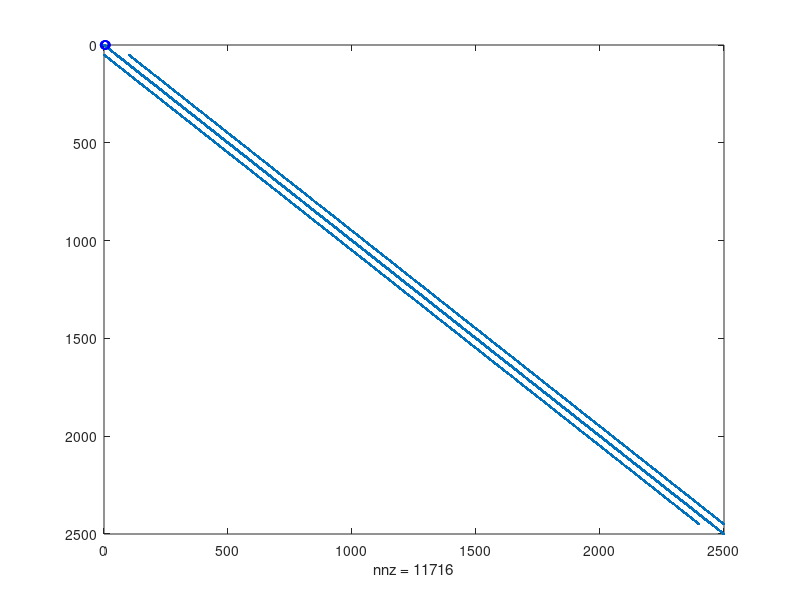
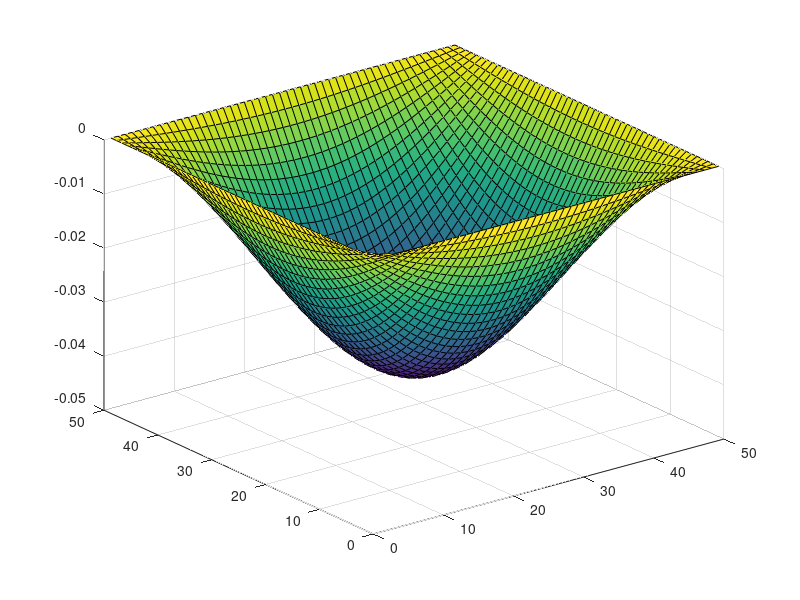
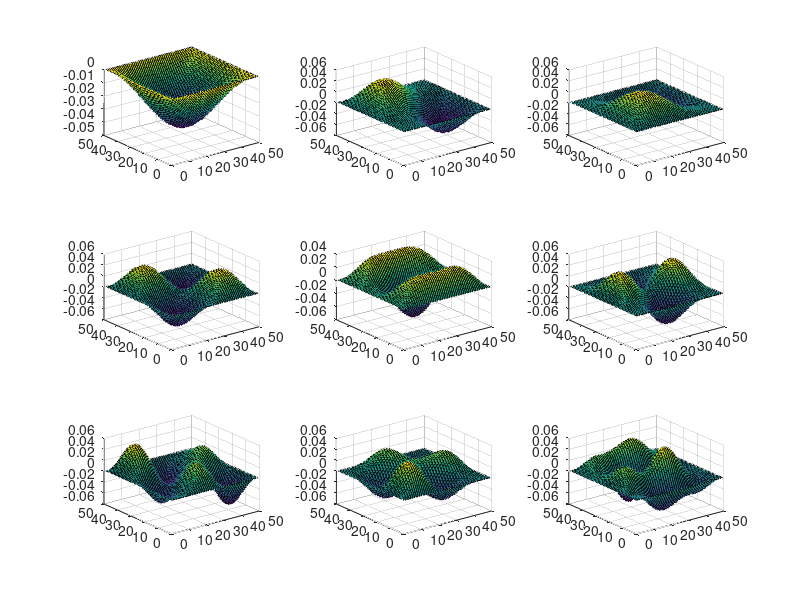

Write the MATLAB code that produced these figures, in order.
%equal conditions i)
nx = 50;
ny = 50;

%unequal conditions viii)
% nx = 50;
% ny = 5;

V = zeros(nx,ny);
G = sparse(nx*ny,nx*ny);

% dx = 1;
% dy = 1;

for i = 1:nx
    for j = 1:ny
        n = j + (i-1)*ny; %mapping equation
        
        %messup = 1; %when ON, messes up G matrix diagonal (change to -2)
        messup = 0;
            
        if i == 1 || i == nx || j == 1 || j == ny %boundary conditions
            G(n,n) = 1; %sparse function sets everything to 0 so we don't have to explicitly say G(n,:) = 0;
                        
        elseif i > 10 && i < 20 && j > 10 && j < 20 && messup == 1 
            G(n,n) = -2;
            
        else
            nxm = j + ((i-1)-1)*ny; %(i-1,j)
            nxp = j + ((i+1)-1)*ny; %(i+1,j)
            nym = (j-1) + (i-1)*ny; %(i,j-1)
            nyp = (j+1) + (i-1)*ny; %(i,j+1)
            
            G(n,n) = -4;
            G(n,nxm) = 1;
            G(n,nxp) = 1;
            G(n,nym) = 1;
            G(n,nyp) = 1;
        end
    end
end

spy(G)
hold on

nmodes = 9;

[E,D] = eigs(G,nmodes,'SM');

figure(1)
plot(diag(D),'bo');

np = sqrt(nmodes);

figure(2) %looking at the modes one at a time
k = 1; % mode number you want to look at
L = E(:,k);
for i = 1:nx
    for j = 1:ny
        n = j + (i-1)*ny;
        V(i,j) = L(n);
    end
    surf(V)
end

figure(3) %looking at all 9 modes at once
for k = 1:nmodes
    L = E(:,k);
    for i = 1:nx
        for j = 1:ny
            n = j + (i-1)*ny;
            V(i,j) = L(n);
        end
        subplot(np,np,k), surf(V)
    end
end

